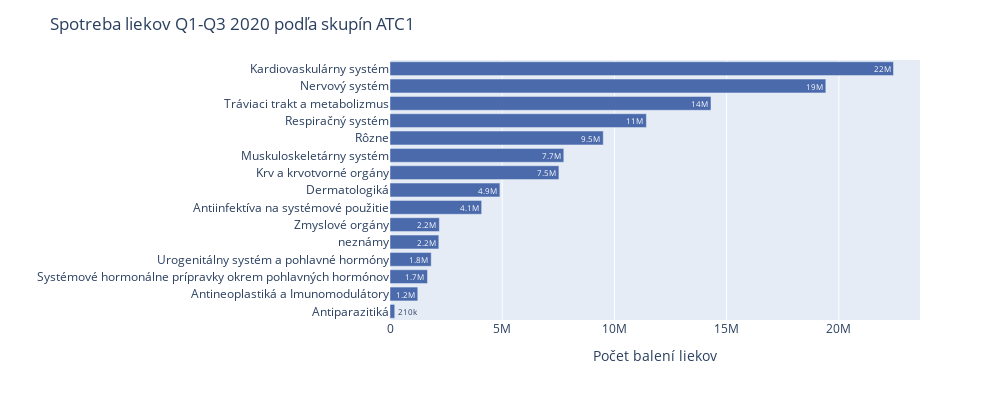

Notebook code cell kept with this figure:
### Code cell
import plotly_express as px
fig = px.bar(detailed_tables[2020].sort_values(by='Počet balení',ascending=True).reset_index().query('`Počet balení` > 70000'), y=detailed_tables[2020].sort_values(by='Počet balení',ascending=True).query('`Počet balení` > 70000').index, x='Počet balení', orientation='h', text='Počet balení', color_discrete_sequence=[modra])
fig.update_traces(texttemplate='%{text:.2s}', textposition='auto')
fig.update_layout(uniformtext_minsize=8, uniformtext_mode='show')
fig.update_layout(title= 'Spotreba liekov Q1-Q3 2020 podľa skupín ATC1 ', width=1000, height=400)

fig.update_xaxes(title='Počet balení liekov')
fig.update_yaxes(title=' ')
fig.show()

### Figure 1 — Plotly figure (JSON) as saved in the notebook; plotly's stock layout.template omitted (floating-point values rounded to 4 significant figures)
{"data": [{"alignmentgroup": "True", "hovertemplate": "Počet balení=%{text}<br>y=%{y}<extra></extra>", "legendgroup": "", "marker": {"color": "#4B6AAB"}, "name": "", "offsetgroup": "", "orientation": "h", "showlegend": false, "text": [211500.0, 1238000.0, 1670000.0, 1836000.0, 2176000.0, 2199000.0, 4084000.0, 4897000.0, 7527000.0, 7744000.0, 9503000.0, 11420000.0, 14300000.0, 19420000.0, 22430000.0], "textfont": {"size": 3}, "textposition": "auto", "texttemplate": "%{text:.2s}", "type": "bar", "x": [211500.0, 1238000.0, 1670000.0, 1836000.0, 2176000.0, 2199000.0, 4084000.0, 4897000.0, 7527000.0, 7744000.0, 9503000.0, 11420000.0, 14300000.0, 19420000.0, 22430000.0], "xaxis": "x", "y": ["Antiparazitiká", "Antineoplastiká a Imunomodulátory", "Systémové hormonálne prípravky okrem pohlavných hormónov", "Urogenitálny systém a pohlavné hormóny", "neznámy", "Zmyslové orgány", "Antiinfektíva na systémové použitie", "Dermatologiká", "Krv a krvotvorné orgány", "Muskuloskeletárny systém", "Rôzne", "Respiračný systém", "Tráviaci trakt a metabolizmus", "Nervový systém", "Kardiovaskulárny systém"], "yaxis": "y"}], "layout": {"barmode": "relative", "height": 400, "legend": {"tracegroupgap": 0}, "margin": {"t": 60}, "title": {"text": "Spotreba liekov Q1-Q3 2020 podľa skupín ATC1 "}, "uniformtext": {"minsize": 8, "mode": "show"}, "width": 1000, "xaxis": {"anchor": "y", "domain": [0, 1], "title": {"text": "Počet balení liekov"}}, "yaxis": {"anchor": "x", "domain": [0, 1], "title": {"text": " "}}}}
